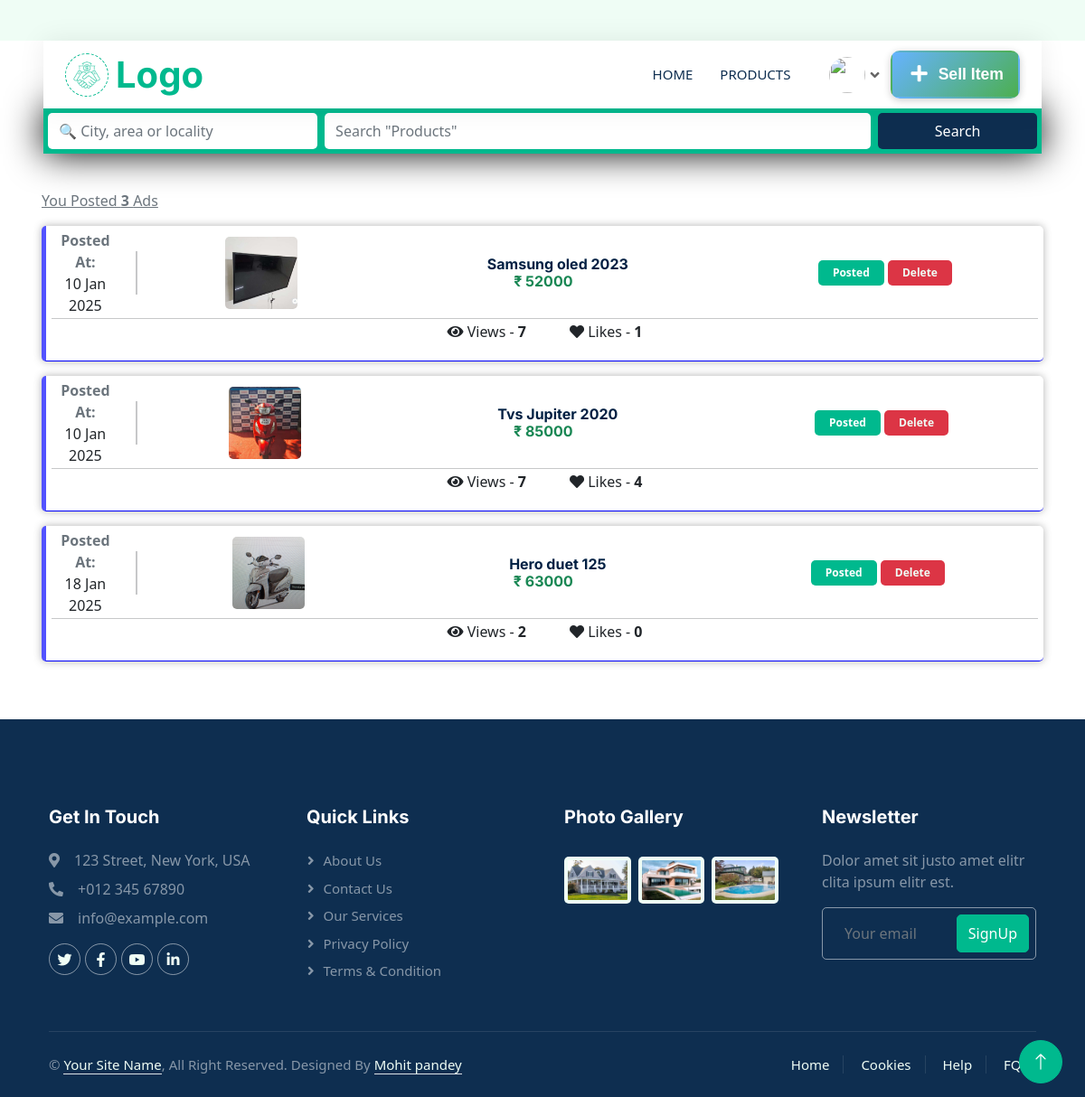
Before: /your-posted?top?ads-view&details/ (signed in) with the older database file.
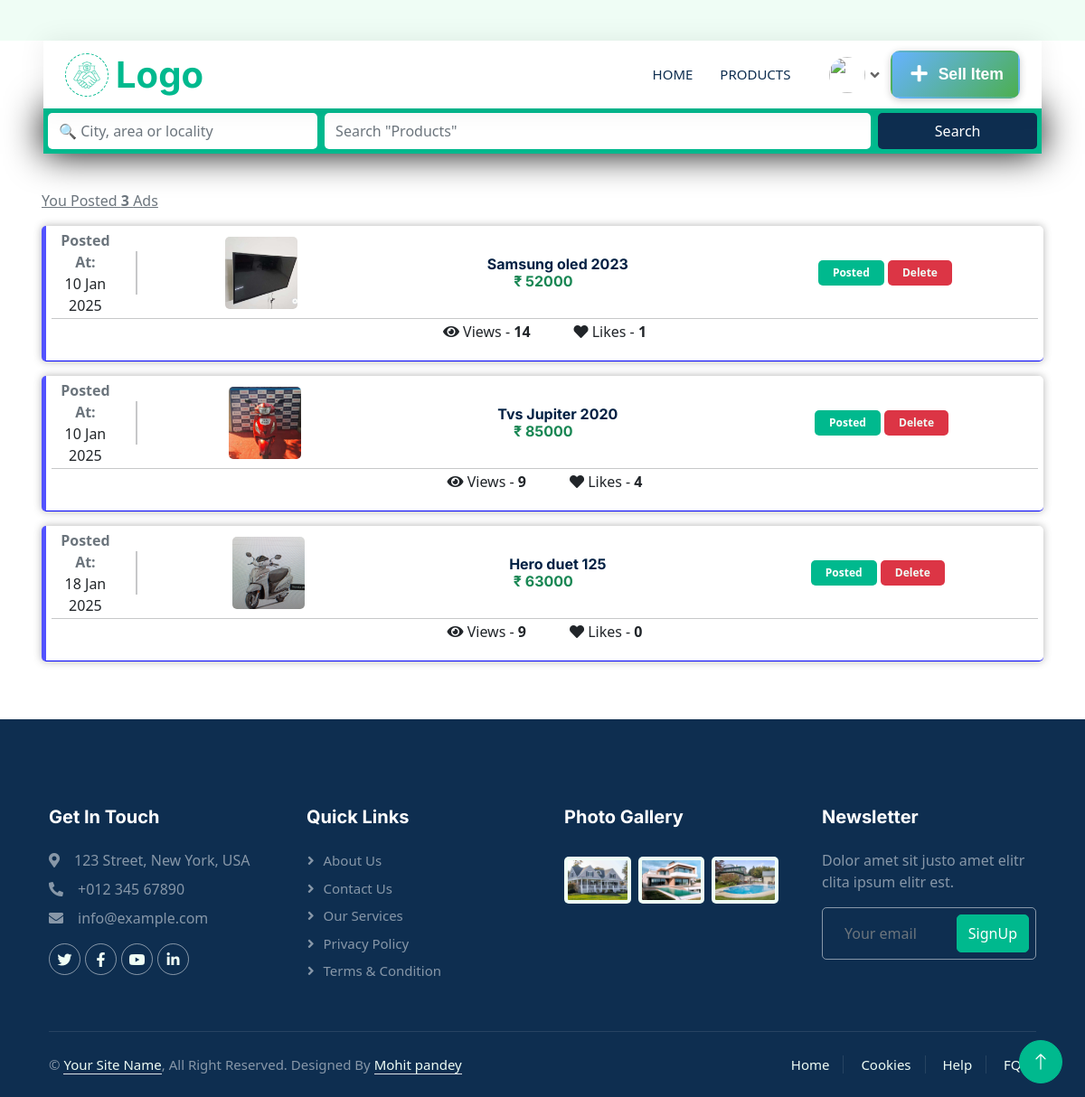
After: the same page with the newer database file.
### home/models.py (models this page shows, shortened)
class Product(models.Model):
    brand = models.CharField(max_length=200, default='', blank=True)
    title = models.CharField(max_length=200)
    description = models.TextField()
    price = models.IntegerField()
    location = models.TextField(default='', blank=True)
    created_at = models.DateTimeField(auto_now_add=True)
    updated_at = models.DateTimeField(auto_now=True)
    seller = models.ForeignKey(CustomUser, on_delete=models.CASCADE)  # Link to user model
    category = models.ForeignKey(Category, related_name='products', on_delete=models.SET_NULL, null=True, blank=True)
    slug = models.SlugField(unique=True, blank=True)
    condition_choices = [
        ('new', 'New'),
        ('used', 'Used'),
    ]
    condition = models.CharField(max_length=20, choices=condition_choices, default='used')
    views = models.IntegerField(default=0, null=True, blank=True)
    likes = models.IntegerField(default=0, null=True, blank=True)

class ProductImages(models.Model):
    product = models.ForeignKey(Product, on_delete=models.CASCADE)
    image1 = models.ImageField(upload_to=user_directory_path, blank=True, null=True)
    image2 = models.ImageField(upload_to=user_directory_path, blank=True, null=True)
    image3 = models.ImageField(upload_to=user_directory_path, blank=True, null=True)
    image4 = models.ImageField(upload_to=user_directory_path, blank=True, null=True)
    user = models.ForeignKey(CustomUser, on_delete=models.CASCADE)

### home/views.py (the view)
# urls.py: path('your-posted?top?ads-view&details/', views.adsPage, name="adspage"),
@login_required
def adsPage(request):
    if 'address' in request.GET or 'prod' in request.GET:
        search_results = search_products(request)  # call search function
        if search_results.exists():  # Render search results only if they exist
            return render(request, "allProducts.html", {'products': search_results})
        else:
            return render(request, "allProducts.html")
    auth_response = handle_user_auth(request)  # call authentication function
    if auth_response:
        return auth_response  # Redirect if authentication actions occurred
    product_ads = Product.objects.filter(seller=request.user)
    for product in product_ads:
        product.images = ProductImages.objects.filter(product=product)
    context = {'products': product_ads}
    return render(request, 'adsPage.html',context)

### home/templates/adsPage.html (shortened to what this page needs)
{% extends 'base.html' %}
{% load static %}
{% block css %}
  <link rel="stylesheet" href="{% static 'Css/adsPage.css' %}" />
{% endblock %}
{% block body %}
  {% include 'navbar.html' %}
  {% if products %}
    <div class="container p-3 adsbox mt-4">
      <div class="totalads">
        <p class="mb-0 text-muted">
          <u>You Posted <b>{{ products.count }}</b> Ads</u>
        </p>
      </div>
      {% for product in products %}
        <div class="card adcard mt-3 px-1 py-1">
          <div class="d-flex adsbox text-center align-items-center">
            <div class="me-3">
              <strong class="text-muted">Posted At:</strong>
              <p class="mb-0">{{ product.created_at|date:'d M Y' }}</p>
            </div>
            <div class="adsinfo text-center">
              <div>
                <div class="me-3">
                  <img src="{{ product.images.first.image1.url }}" alt="Product Image" class="img-fluid" style="width: 80px; height: 80px; object-fit: cover; border-radius: 5px;" />
                </div>
              </div>
              <div class="text-center">
                <div class="me-3">
                  <h6 class="mb-0 text-truncate">{{ product.title|truncatechars:'20' }}</h6>
                </div>
                <div class="me-5">
                  <h6 class="text-success fw-bold mb-0">₹ {{ product.price }}</h6>
                </div>
              </div>
              <div>
                <a class="badge my-2 py-2 px-3 bg-primary">Posted</a>
                <a href="{% url 'deletead' product.slug %}" class="badge text-light py-2 px-3 bg-danger">Delete</a>
              </div>
            </div>
          </div>
          <hr style="margin: 2px;" />
          <div class="d-flex m-0 justify-content-center">
            <p class="me-5">
              <i class="fas fa-eye"></i> Views - <strong>{{ product.views }}</strong>
            </p>
            <p>
              <i class="fas fa-heart"></i> Likes - <strong>{{ product.likes }}</strong>
            </p>
          </div>
        </div>
      {% endfor %}
    </div>
  {% endif %}
{% endblock %}

Changed rows visible on the page:
changed Product "Samsung oled 2023": views "7" → "14"
changed Product "Tvs Jupiter 2020": views "7" → "9"
changed Product "18 Jan 2025": views "2" → "9"
